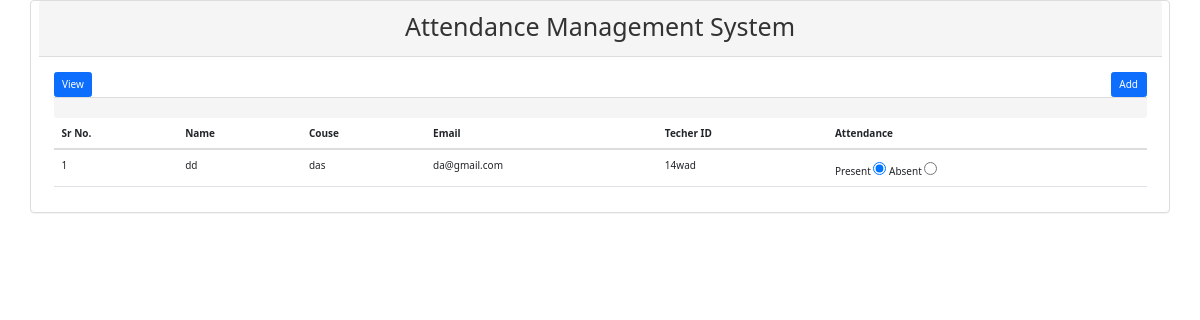
Page /tviewp1.php?date=08-02-22 on the committed database.
### tables this page shows
CREATE TABLE `teachattendance1` (
  `at_id` int(11) NOT NULL,
  `value` varchar(50) NOT NULL,
  `reg_id` int(11) NOT NULL,
  `date` varchar(30) NOT NULL DEFAULT current_timestamp()
);

CREATE TABLE `teach1` (
  `reg_id` int(11) NOT NULL,
  `name` varchar(50) NOT NULL,
  `fname` varchar(50) NOT NULL,
  `email` varchar(100) NOT NULL,
  `roll` varchar(10) NOT NULL
);

### tviewp1.php (the view, shortened to what this page needs)
<?php include_once('connection.php'); ?>
<!DOCTYPE html>
<html lang="en">
<head>
 <link href="https://cdn.jsdelivr.net/npm/bootstrap@5.1.3/dist/css/bootstrap.min.css" rel="stylesheet">
<link rel="stylesheet" href="bootstrap/bootstrap.min.css">
  <link rel="stylesheet" href="https://maxcdn.bootstrapcdn.com/bootstrap/3.4.1/css/bootstrap.min.css">
 <link href="https://cdn.jsdelivr.net/npm/bootstrap@5.1.3/dist/css/bootstrap.min.css" rel="stylesheet">
</head>
<body>
 <div class="panel panel-default container">
  <div class="panel-heading">
    <h1 style="text-align : center">Attendance Management System</h1>
  </div>
  <div class="panel-body">
   <a href="#" class="btn btn-primary">View</a>
   <a href="tadd1.php" class="btn btn-primary pull-right" style="float:right">Add</a>
  <form method="post">
     <div class="table-responsive">
  <table class="table">
   <thead>
   <tr>
    <th>Sr No.</th>
    <th>Name</th>
    <th>Couse</th>
    <th>Email</th>
    <th>Techer ID</th>
    <th>Attendance</th>
   </tr>
   </thead>
     <?php
     if($_GET['date']){
      $date = $_GET['date'];
      $query = "select teach1.*,teachattendance1.* from teachattendance1
      inner join teach1 on teachattendance1.reg_id=teach1.reg_id and teachattendance1.date = '$date'";
      $result = $link->query($query);
      if($result->num_rows>0){
       $i=0;
       while($val=$result->fetch_assoc()){
         $i++;
     ?>
   <tr>
    <td><?php echo $i; ?></td>
    <td><?php echo $val['name']; ?></td>
     <td><?php echo $val['fname']; ?></td>
      <td><?php echo $val['email']; ?></td>
      <td><?php echo $val['roll']; ?></td>
      <td>
       Present <input type="radio" value="Present"
       <?php
         if($val['value']=='Present')
         echo 'checked';
       ?>
       >
       Absent <input type="radio" value="Absent"
       <?php
         if($val['value']=='Absent')
         echo 'checked';
       ?>
       >
      </td>
   </tr>
      <?php }}} ?>
       </div>
  </div>
  <div class="panel-footer">
  </div>
 </div>
</body>
</html>

### rows in the picture
teachattendance1: teach1.name "dd", teach1.fname "das", teach1.email "da@gmail.com", teach1.roll "14wad", value "☑"
